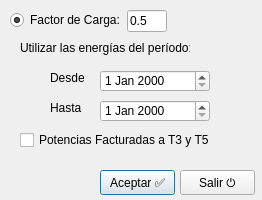
<?xml version="1.0" encoding="UTF-8"?>
<ui version="4.0">
 <class>Dialog</class>
 <widget class="QDialog" name="Dialog">
  <property name="windowModality">
   <enum>Qt::ApplicationModal</enum>
  </property>
  <property name="geometry">
   <rect>
    <x>0</x>
    <y>0</y>
    <width>262</width>
    <height>200</height>
   </rect>
  </property>
  <property name="windowTitle">
   <string>Elegir Período</string>
  </property>
  <property name="autoFillBackground">
   <bool>false</bool>
  </property>
  <property name="modal">
   <bool>true</bool>
  </property>
  <widget class="QPushButton" name="cmdAceptar">
   <property name="geometry">
    <rect>
     <x>100</x>
     <y>170</y>
     <width>75</width>
     <height>25</height>
    </rect>
   </property>
   <property name="text">
    <string>Aceptar ✅</string>
   </property>
   <property name="shortcut">
    <string>Return</string>
   </property>
  </widget>
  <widget class="QPushButton" name="cmdSalir">
   <property name="geometry">
    <rect>
     <x>180</x>
     <y>170</y>
     <width>75</width>
     <height>25</height>
    </rect>
   </property>
   <property name="text">
    <string>Salir ⏻</string>
   </property>
   <property name="shortcut">
    <string>Esc</string>
   </property>
  </widget>
  <widget class="QRadioButton" name="rbFactorCarga">
   <property name="geometry">
    <rect>
     <x>10</x>
     <y>10</y>
     <width>110</width>
     <height>20</height>
    </rect>
   </property>
   <property name="text">
    <string>Factor de Carga:</string>
   </property>
   <property name="checked">
    <bool>true</bool>
   </property>
  </widget>
  <widget class="QLineEdit" name="txtFc">
   <property name="geometry">
    <rect>
     <x>127</x>
     <y>10</y>
     <width>40</width>
     <height>22</height>
    </rect>
   </property>
   <property name="text">
    <string>0.5</string>
   </property>
  </widget>
  <widget class="QLabel" name="label">
   <property name="geometry">
    <rect>
     <x>50</x>
     <y>70</y>
     <width>49</width>
     <height>16</height>
    </rect>
   </property>
   <property name="text">
    <string>Desde</string>
   </property>
  </widget>
  <widget class="QLabel" name="label_2">
   <property name="geometry">
    <rect>
     <x>50</x>
     <y>100</y>
     <width>49</width>
     <height>16</height>
    </rect>
   </property>
   <property name="text">
    <string>Hasta</string>
   </property>
  </widget>
  <widget class="QCheckBox" name="chkPotencias">
   <property name="geometry">
    <rect>
     <x>20</x>
     <y>130</y>
     <width>230</width>
     <height>20</height>
    </rect>
   </property>
   <property name="text">
    <string>Potencias Facturadas a T3 y T5</string>
   </property>
  </widget>
  <widget class="QLabel" name="label_3">
   <property name="geometry">
    <rect>
     <x>20</x>
     <y>40</y>
     <width>170</width>
     <height>16</height>
    </rect>
   </property>
   <property name="text">
    <string>Utilizar las energías del período:</string>
   </property>
  </widget>
  <widget class="QDateEdit" name="datHasta">
   <property name="geometry">
    <rect>
     <x>100</x>
     <y>100</y>
     <width>110</width>
     <height>22</height>
    </rect>
   </property>
  </widget>
  <widget class="QDateEdit" name="datDesde">
   <property name="geometry">
    <rect>
     <x>100</x>
     <y>70</y>
     <width>110</width>
     <height>22</height>
    </rect>
   </property>
  </widget>
 </widget>
 <resources/>
 <connections/>
</ui>
